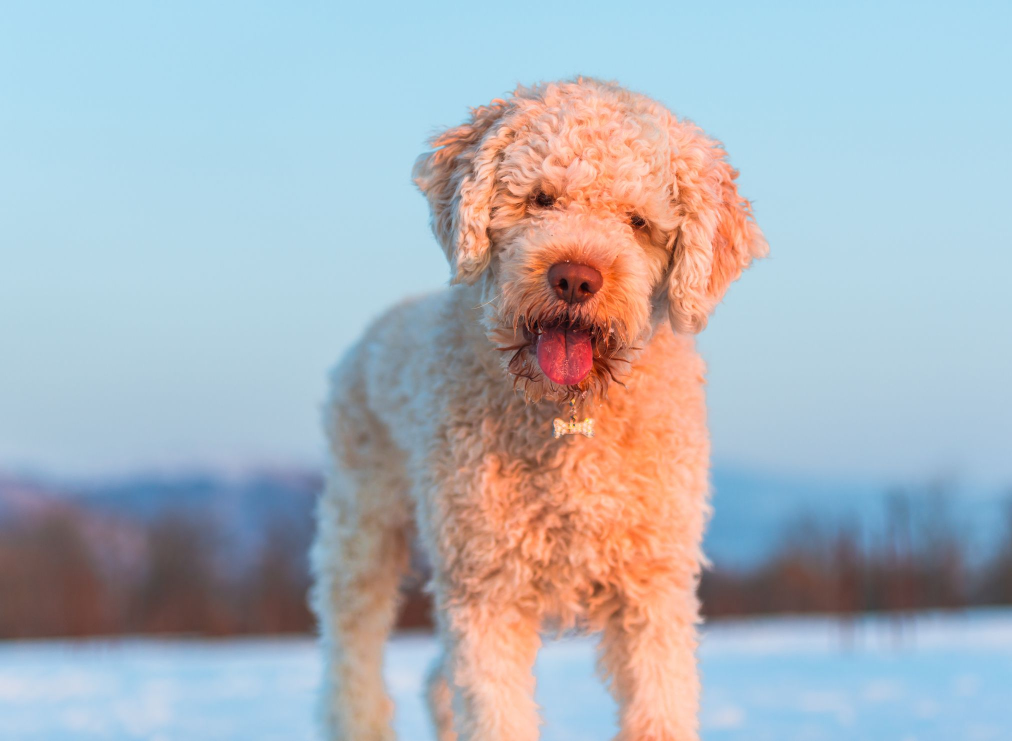
#> input picture sample_inputs/dog.jpg, 2024 x 1482 px (shown at 1/2 size)
$ python data_visualization.py
#> lines starting #> are read from the running program, lines starting #| are printed output that depends on the picture
# -*- coding: utf-8 -*-
"""
Created on Thu Feb 18 23:52:41 2021

@author: Kaan Baykara
"""

import cv2 as cv
import numpy as np
from matplotlib import pyplot as plt


def main():

    dog_image = cv.imread("sample_inputs/dog.jpg")
#> dog_image is the input picture: shape (1482, 2024, 3); mean B, G, R 187.2, 179.5, 172.1

    city_image = cv.imread("sample_inputs/city.jpg")
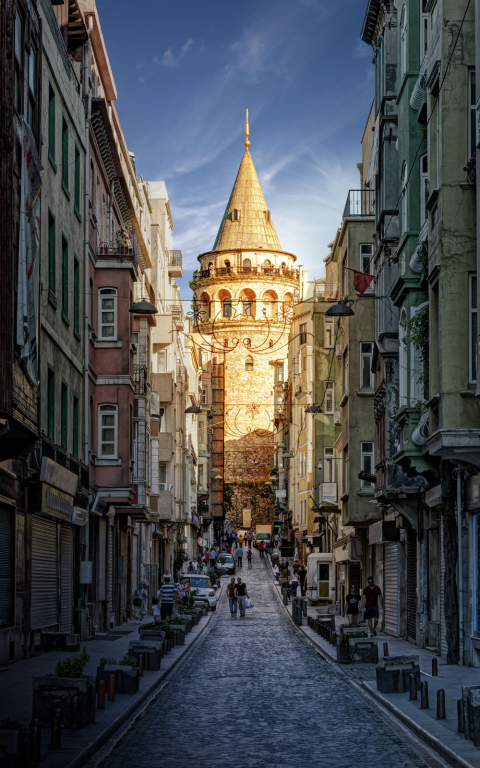
#> input picture sample_inputs/city.jpg, 960 x 1536 px (shown at 1/2 size)
#> city_image is the input picture: shape (1536, 960, 3); mean B, G, R 78.6, 76.6, 74.2

    rgb_dog = cv.cvtColor(dog_image, cv.COLOR_BGR2RGB)

    rgb_city = cv.cvtColor(city_image, cv.COLOR_BGR2RGB)

    plt.figure(0)
    plt.imshow(rgb_dog)

    # Cropping is done to make the pictures the same size.

    cropped_dog = rgb_dog[250:550, 900:1350]
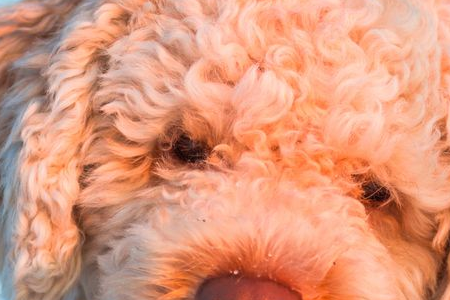
#> cropped_dog: shape (300, 450, 3); mean R, G, B 221.8, 153.2, 125.1
    cropped_city = rgb_city[450:750, 100:550]
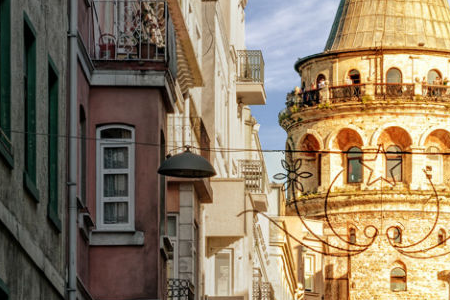
#> cropped_city: shape (300, 450, 3); mean R, G, B 141.9, 124.6, 99.5


    # Adding two diffrent image to each other.

    combine_samples = cv.add(cropped_dog, cropped_city)
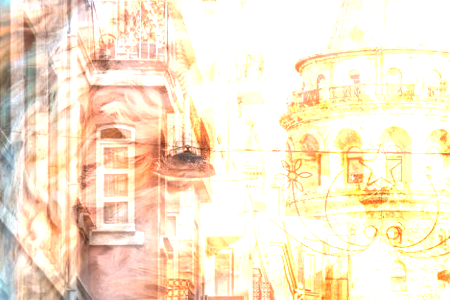
#> combine_samples: shape (300, 450, 3); mean R, G, B 247.6, 231.1, 205.3

    cv.imshow("dog_city", combine_samples)
    cv.waitKey(0)
    cv.destroyAllWindows()

    # Creation of Filters

    filter_small = np.ones((3,3), np.float32)/9

    filter_medium = np.ones((15,15), np.float32)/225

    filter_large = np.ones((100,100), np.float32)/10000


    # Filtering the images

    filtered_small_matrix = cv.filter2D(cropped_city, -1, filter_small)
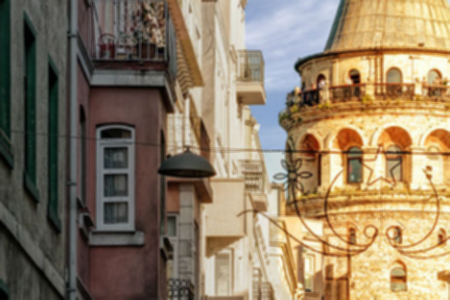
#> filtered_small_matrix: shape (300, 450, 3); mean R, G, B 141.9, 124.6, 99.5

    filtered_medium_matrix = cv.filter2D(cropped_city, -1, filter_medium)
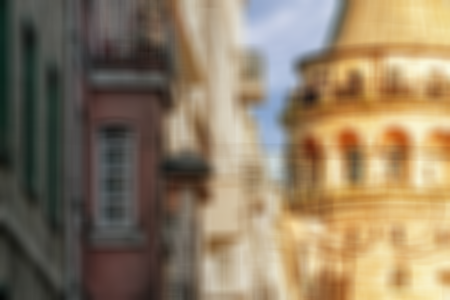
#> filtered_medium_matrix: shape (300, 450, 3); mean R, G, B 141.9, 124.6, 99.5

    filtered_large_matrix = cv.filter2D(cropped_city, -1, filter_large)
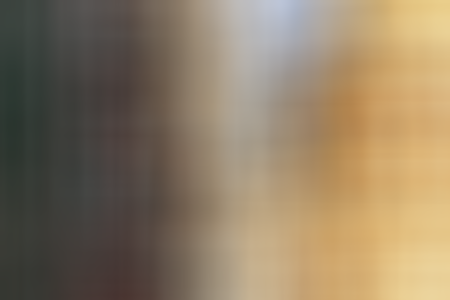
#> filtered_large_matrix: shape (300, 450, 3); mean R, G, B 141.8, 124.6, 99.5

    # Visualization the images using matplotlib library

    plt.subplot(331), plt.imshow(filtered_small_matrix, cmap=plt.get_cmap('gray')), plt.title('3x3 kernel')
    plt.xticks([]), plt.yticks([])

    plt.subplot(332), plt.imshow(filtered_medium_matrix, cmap=plt.get_cmap('gray')), plt.title('9x9  kernel')
    plt.xticks([]), plt.yticks([])

    plt.subplot(333), plt.imshow(filtered_large_matrix, cmap=plt.get_cmap('gray')), plt.title('100x100 kernel')
    plt.xticks([]), plt.yticks([])

    plt.show()

if __name__ == "__main__":
    main()
